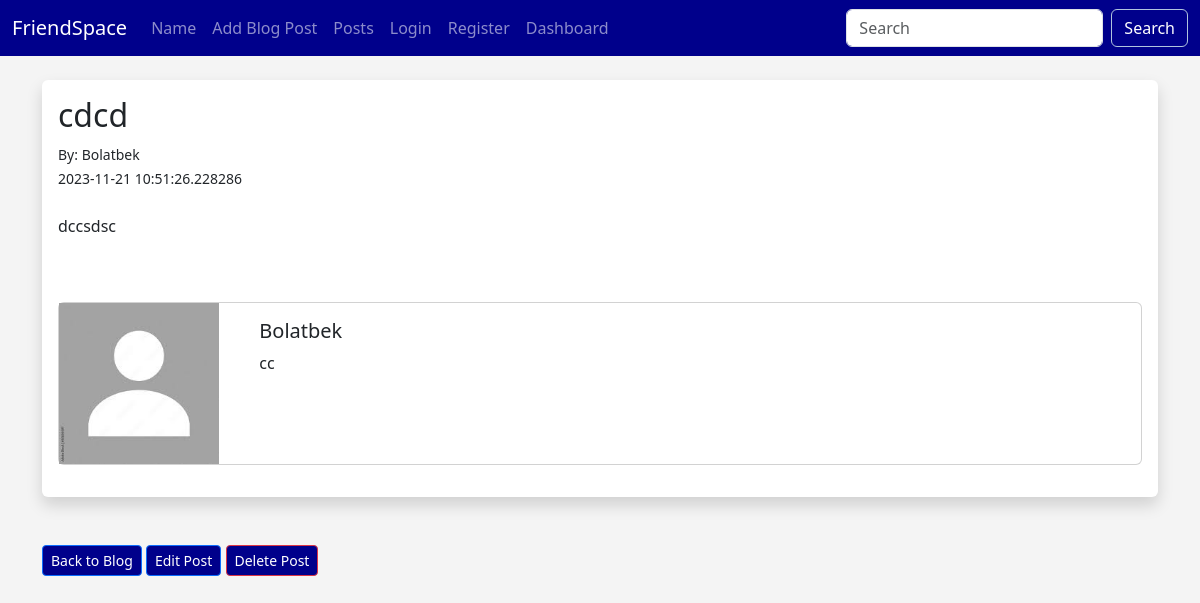
/posts/1, run on the app's committed database.
### flaskblog/database.py (models this page shows, shortened)
class Posts(db.Model):
    id = db.Column(db.Integer,primary_key=True)
    title = db.Column(db.String(255))
    content = db.Column(db.Text)
    date_posted = db.Column(db.DateTime,default=datetime.utcnow)
    slug = db.Column(db.String(256))
    poster_id = db.Column(db.Integer, db.ForeignKey('users.id'))

class Users(db.Model,UserMixin):
    id = db.Column(db.Integer,primary_key=True,unique=True)
    username = db.Column(db.String(200),nullable=False)
    name = db.Column(db.String(200),nullable=False)
    email = db.Column(db.String(120),nullable=False,unique=True)
    about_author = db.Column(db.Text(500),nullable=True)
    date_added = db.Column(db.DateTime,default=datetime.utcnow)
    profile_pic = db.Column(db.String(200),nullable=True )
    password_hash = db.Column(db.String(130),nullable=False)
    posts = db.relationship('Posts',backref='poster')
    @property
    def password(self):
        raise AttributeError('password is not a readable attribute!')

### flaskblog/main.py (the view)
@app.route("/posts/<int:id>")
def users_post(id):
    users_post = Posts.query.get_or_404(id)
    return render_template("users_post.html",users_post=users_post)

### flaskblog/webforms.py
class SearchForm(FlaskForm):
    searched = StringField("Searched",validators=[DataRequired()])
    submit = SubmitField("Submit")

### flaskblog/main.py (called while the page is built)
@app.context_processor
def base():
    form = SearchForm()
    return dict(form=form)

### flaskblog/templates/users_post.html (shortened to what this page needs)
{% extends 'base.html' %}
{% block content %}
<div class="container shadow p-3 mb-5 bg-body rounded">
    <h2>{{ users_post.title }}</h2>
    <small>By: {{ users_post.poster.name }}<br>
        {{ users_post.date_posted }}</small><br><br>
    {{ users_post.content|safe }}<br><br>
    <div class="card mb-3">
        <div class="row no-gutters">
            <div class="col-md-2">
                {% if users_post.poster.profile_pic %}
                    <img src="{{ url_for('static',filename='images/' + users_post.poster.profile_pic) }}" class="img-fluid" alt="Profile Pic">
                {% else %}
                    <img src="{{ url_for('static',filename='images/baba.jfif') }}" class="img-fluid" alt="Default Profile Pic">
                {% endif %}
            </div>
            <div class="col-md-10">
                <div class="card-body">
                    <h5 class="card-title">
                        {{ users_post.poster.name }}
                    </h5>
                    <p class="card-text">
                        {% if users_post.poster.about_author %}
                            {{ users_post.poster.about_author }}
                        {% else %}
                            Author has no about profile yet...
                        {% endif %}
                    </p>
                </div>
            </div>
        </div>
    </div>
</div>
<a href="{{ url_for('posts') }}"  class="btn btn-primary btn-sm">Back to Blog</a>
<a href="{{ url_for('edit_post',id=users_post.id) }}"  class="btn btn-primary btn-sm">Edit Post</a>
<a href="/posts/delete/{{ users_post.id }}" class="btn btn-outline-danger btn-sm">Delete Post</a><br><br>
{% endblock %}

### flaskblog/static/css/style.css (style rules this page uses)
body { background: #F4F4F4; }
.btn { background-color: darkblue; color: #fff; }
.btn { transition: transform 0.2s ease-in-out; }

### data on the page
Posts: title "cdcd", date_posted "2023-11-21 10:51:26.228286", content "dccsdsc"
Users: poster.name "Bolatbek", poster.about_author "cc"
